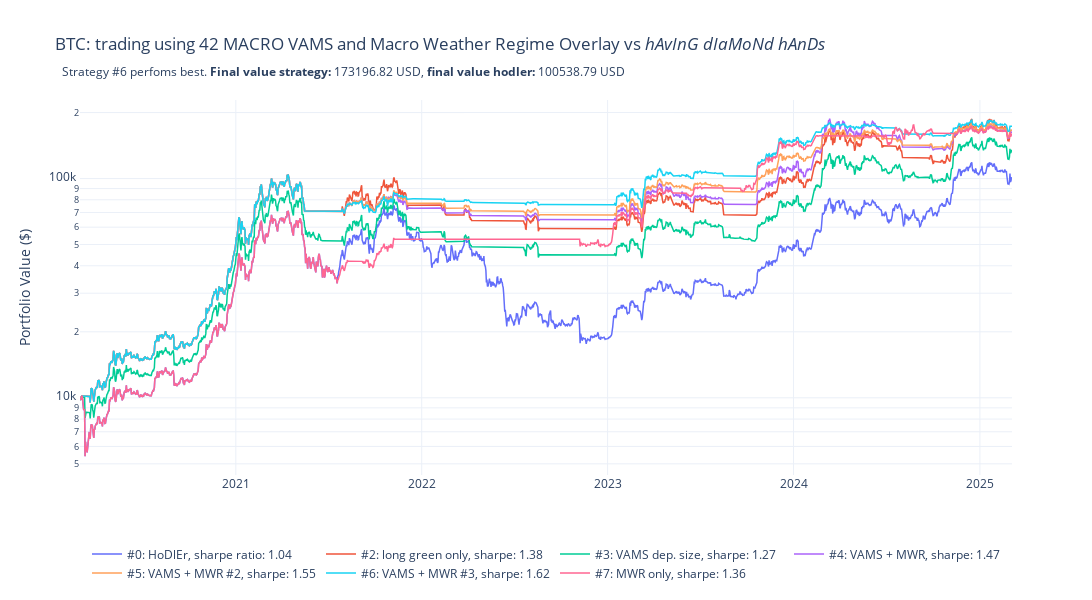

The cell this chart's notebook holds for it:
### Code cell
# "NoTaxCalc": less_ords, "1 BT per FY (no tax)": pfnotax, "1 BT per FY (taxed)": pftax,
#<br><sub> Macro weather regime (MWR) adds coefficient to position size. MWR bullish = no reduction to position size,when neutral/bearish, position size reduced.

# Add each portfolio's value curve
portfolios = {
    '#0: HoDlEr': bh_pf,
    '#1: VAMS signal change': inout_ords,
    '#2: Long green, sell yellow/red': less_ords,
    '#3: VAMS dep. size': cpf_fo,
    '#4: VAMS + MWR': full_sig,
    '#5: VAMS + MWR #2': full_sig_mod,
    '#6: VAMS + MWR#3': full_sig_mod2,
    '#7: MWR  Only': mwr_only,
}

title = f"BTC: trading using 42 MACRO VAMS and Macro Weather Regime Overlay vs <i>hAvInG dIaMoNd hAnDs</i> <br> <sub> Strategy #6 perfoms best. \
<b>Final value strategy: </b>{full_sig_mod2.value().iloc[-1]:.2f} USD, <b>final value hodler: </b>{bh_pf.value().iloc[-1]:.2f} USD</sub>"
compfig3 = taxCalcs.plot_portfolios({f'#0: HoDlEr, sharpe ratio: {bh_pf.stats()["Sharpe Ratio"]:.2f}': bh_pf.value(), 
                                     f"#2: long green only, sharpe: {lo_sharpe:.2f}": less_ords.value(),
                                    f'#3: VAMS dep. size, sharpe: {cp_sharpe:.2f}': cpf_fo.value(), 
                                    f'#4: VAMS + MWR, sharpe: {full_sharpe:.2f}': full_sig.value(),
                                    f'#5: VAMS + MWR #2, sharpe: {full_sharpe2:.2f}': full_sig_mod.value(),
                                    f'#6: VAMS + MWR #3, sharpe: {full_sharpe3:.2f}': full_sig_mod2.value(),
                                    f'#7: MWR only, sharpe: {mwr_sharpe:.2f}': mwr_only.value()},
                                   title = title, return_fig = True)#"BTC: trading using 42 MACRO VAMS Signal vs hAvInG dIaMoNd hAnDs")
compfig3.show()

### Figure 1 — Plotly figure (JSON) as saved in the notebook; plotly's stock layout.template omitted (floating-point values rounded to 4 significant figures; data arrays with more than 128 entries replaced by an {"elided": "..."} marker saying what was removed)
{"data": [{"line": {"width": 1.5}, "mode": "lines", "name": "#0: HoDlEr, sharpe ratio: 1.04", "type": "scatter", "x": {"elided": "1831 str values"}, "y": {"elided": "1831 float values"}}, {"line": {"width": 1.5}, "mode": "lines", "name": "#2: long green only, sharpe: 1.38", "type": "scatter", "x": {"elided": "1831 str values"}, "y": {"elided": "1831 float values"}}, {"line": {"width": 1.5}, "mode": "lines", "name": "#3: VAMS dep. size, sharpe: 1.27", "type": "scatter", "x": {"elided": "1831 str values"}, "y": {"elided": "1831 float values"}}, {"line": {"width": 1.5}, "mode": "lines", "name": "#4: VAMS + MWR, sharpe: 1.47", "type": "scatter", "x": {"elided": "1831 str values"}, "y": {"elided": "1831 float values"}}, {"line": {"width": 1.5}, "mode": "lines", "name": "#5: VAMS + MWR #2, sharpe: 1.55", "type": "scatter", "x": {"elided": "1831 str values"}, "y": {"elided": "1831 float values"}}, {"line": {"width": 1.5}, "mode": "lines", "name": "#6: VAMS + MWR #3, sharpe: 1.62", "type": "scatter", "x": {"elided": "1831 str values"}, "y": {"elided": "1831 float values"}}, {"line": {"width": 1.5}, "mode": "lines", "name": "#7: MWR only, sharpe: 1.36", "type": "scatter", "x": {"elided": "1831 str values"}, "y": {"elided": "1831 float values"}}], "layout": {"height": 600, "hovermode": "x unified", "legend": {"orientation": "h", "x": 0.5, "xanchor": "center", "y": -0.3, "yanchor": "bottom"}, "showlegend": true, "title": {"text": "BTC: trading using 42 MACRO VAMS and Macro Weather Regime Overlay vs <i>hAvInG dIaMoNd hAnDs</i> <br> <sub> Strategy #6 perfoms best. <b>Final value strategy: </b>173196.82 USD, <b>final value hodler: </b>100538.79 USD</sub>"}, "width": 1100, "yaxis": {"title": {"text": "Portfolio Value ($)"}, "type": "log"}}}
